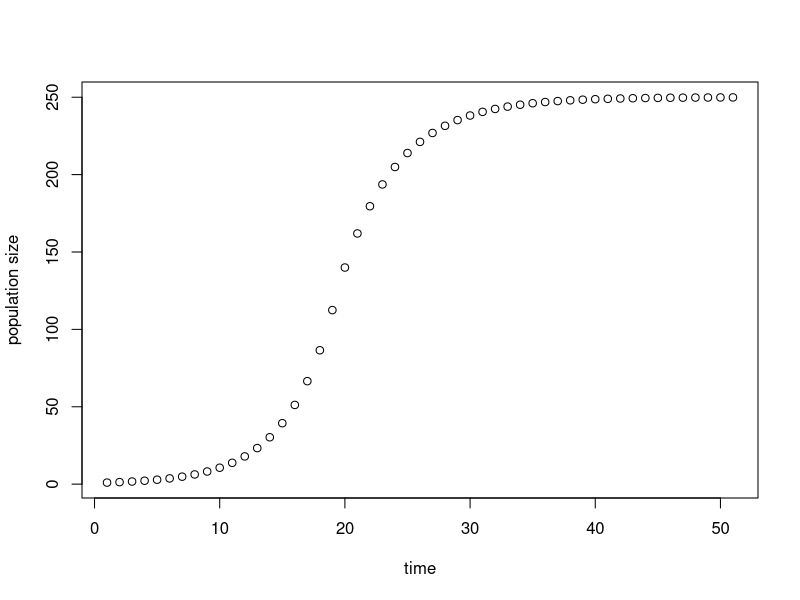
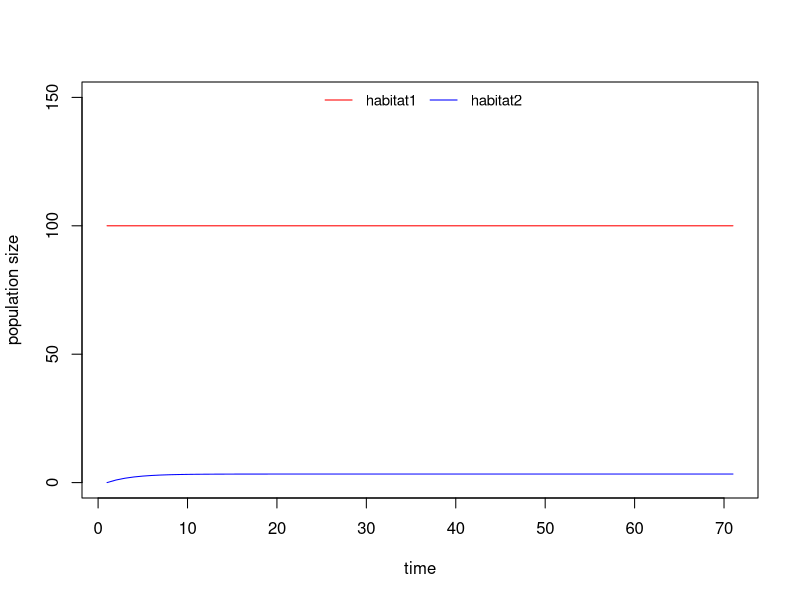

The R source for these figures, in order:
## ---- chunk 1
knitr::opts_chunk$set(echo = TRUE)
## ---- chunk 2
beta <- function (n1) {
  if (n1 < k) {beta1} # the if-function allows to assign a value to beta depending on whether n1 is smaller or larger than k
  else {beta1*k/n1}
}
## ---- chunk 3
k <- 100
beta1 <- 50

beta(13) # this gives the value of beta given n1=13
beta(200) # this gives the value of beta given n1=200
## ---- chunk 4
nextpop <- function(n1){
  n1*(beta(n1)*PJ+PA)
}
## ---- chunk 5
PJ <- 0.01 # define a value for juvenile survival
PA <- 0.8 # define a value for adult survival

nextpop(10) # this give the number of individuals in habitat 1 one time step into the future given that the number of individuals in habitat 1 now is equal to 10
## ---- chunk 6
timeseries <- function(n0, maxtime) {# defines a function called "time series" with arguments n0 and maxtime
  output <- rep(n0, maxtime + 1) # creates a vector called "output" in which the time series will be stored
  for (i in seq_len(maxtime)) output[i+1] <- nextpop(output[i]) # iterates the function in a for-loop
  output # gives the result
}

example <- timeseries(1, 50) # applies our new function assuming n1(0)=1 for 50 time steps

plot(example, ylab = "population size", xlab = "time") # plot of the time series
## ---- chunk 7
PA <- 0.7
PJ <- 0.01 # newborn survival is typical much smaller than adult survival
beta1 <- 31 # maximum number of offspring an adult in habitat 1 can produce if it manages to obtain a territory
beta2 <- 0 # by setting beta2=0 we assume that habitat 2 is really bad, there is no reproduction
(l1 <- PA + PJ*beta1) # check whether lambda_1>1, this has to be true otherwise habitat 1 is not a source
(l2 <- PA + PJ*beta2) # check whether lambda_2<1, this has to be true otherwise habitat 2 is not a sink
n0 <- c(k, 0) # vector of intitial population densities. Note that the population size in habitat 1 is assumed to have reached the equilibrium value k
## ---- chunk 8
tr.mat <- matrix(c(1, 0, PA + PJ*beta1-1, PA + PJ*beta2), nrow = 2, byrow = TRUE) # transition matrix

nextpop2dim <- function(n){ # population vector at the next time step obtained by mulitplying matrix with current populatin vector
  tr.mat%*%n
}

nextpop2dim(n0) # let's test our new function
## ---- chunk 9
timeseries <- function(n0, maxtime) {# defines a function called "time series" with arguments n0 and maxtime
  output <- matrix(c(rep(n0[1], maxtime+1), rep(n0[2], maxtime+1)), nrow = 2, byrow = TRUE) # creates a vector in which the time series is stored
  for (i in seq_len(maxtime)) output[,i+1] <- nextpop2dim(output[,i]) # iterates the function in a for-loop for "maxtime" time steps
  output # gives the result
}

maxtime <- 70
data <- timeseries(n0, maxtime) # applies the function

plot(data[1,],  type = 'l', ylab = "population size", xlab = "time", col="red", ylim = c(0,150)) # plots the number of individuals in habitat 1
lines(data[2,], col="blue", type='l') # plots the number of individuals in habitat 2
legend("top", legend=c("habitat1", "habitat2"), col=c("red", "blue"), lty=c(1,1), bty="n", horiz=TRUE, cex=0.9)
## ---- chunk 10
data[,maxtime+1] # final population vector in our time series
data[1,maxtime+1]/(sum(data[,maxtime+1])) # proportion of individuals occupying the source habitat
